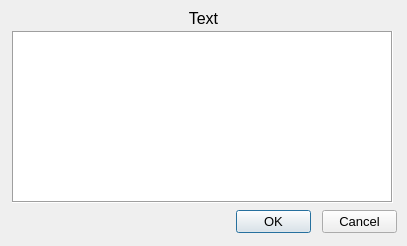
<?xml version="1.0" encoding="UTF-8"?>
<ui version="4.0">
 <class>InsertFigureText_Dialog</class>
 <widget class="QDialog" name="InsertFigureText_Dialog">
  <property name="geometry">
   <rect>
    <x>0</x>
    <y>0</y>
    <width>407</width>
    <height>246</height>
   </rect>
  </property>
  <property name="minimumSize">
   <size>
    <width>407</width>
    <height>246</height>
   </size>
  </property>
  <property name="maximumSize">
   <size>
    <width>407</width>
    <height>246</height>
   </size>
  </property>
  <property name="font">
   <font>
    <pointsize>10</pointsize>
   </font>
  </property>
  <property name="windowTitle">
   <string>Insert component annotation text</string>
  </property>
  <widget class="QPushButton" name="_2">
   <property name="geometry">
    <rect>
     <x>322</x>
     <y>210</y>
     <width>75</width>
     <height>23</height>
    </rect>
   </property>
   <property name="text">
    <string>Cancel</string>
   </property>
   <property name="autoDefault">
    <bool>false</bool>
   </property>
  </widget>
  <widget class="QPushButton" name="_1">
   <property name="geometry">
    <rect>
     <x>236</x>
     <y>210</y>
     <width>75</width>
     <height>23</height>
    </rect>
   </property>
   <property name="text">
    <string>OK</string>
   </property>
   <property name="default">
    <bool>true</bool>
   </property>
  </widget>
  <widget class="QLabel" name="_100">
   <property name="geometry">
    <rect>
     <x>12</x>
     <y>10</y>
     <width>383</width>
     <height>16</height>
    </rect>
   </property>
   <property name="font">
    <font>
     <family>Lucida Grande</family>
     <pointsize>12</pointsize>
    </font>
   </property>
   <property name="text">
    <string>Text</string>
   </property>
   <property name="alignment">
    <set>Qt::AlignCenter</set>
   </property>
  </widget>
  <widget class="QTextEdit" name="_101">
   <property name="geometry">
    <rect>
     <x>12</x>
     <y>31</y>
     <width>381</width>
     <height>172</height>
    </rect>
   </property>
   <property name="font">
    <font>
     <pointsize>10</pointsize>
    </font>
   </property>
   <property name="autoFillBackground">
    <bool>false</bool>
   </property>
   <property name="frameShape">
    <enum>QFrame::Box</enum>
   </property>
   <property name="frameShadow">
    <enum>QFrame::Sunken</enum>
   </property>
   <property name="autoFormatting">
    <set>QTextEdit::AutoNone</set>
   </property>
   <property name="tabChangesFocus">
    <bool>true</bool>
   </property>
   <property name="lineWrapMode">
    <enum>QTextEdit::NoWrap</enum>
   </property>
   <property name="acceptRichText">
    <bool>true</bool>
   </property>
   <property name="textInteractionFlags">
    <set>Qt::TextEditorInteraction</set>
   </property>
  </widget>
 </widget>
 <tabstops>
  <tabstop>_101</tabstop>
  <tabstop>_1</tabstop>
  <tabstop>_2</tabstop>
 </tabstops>
 <resources/>
 <connections/>
</ui>
